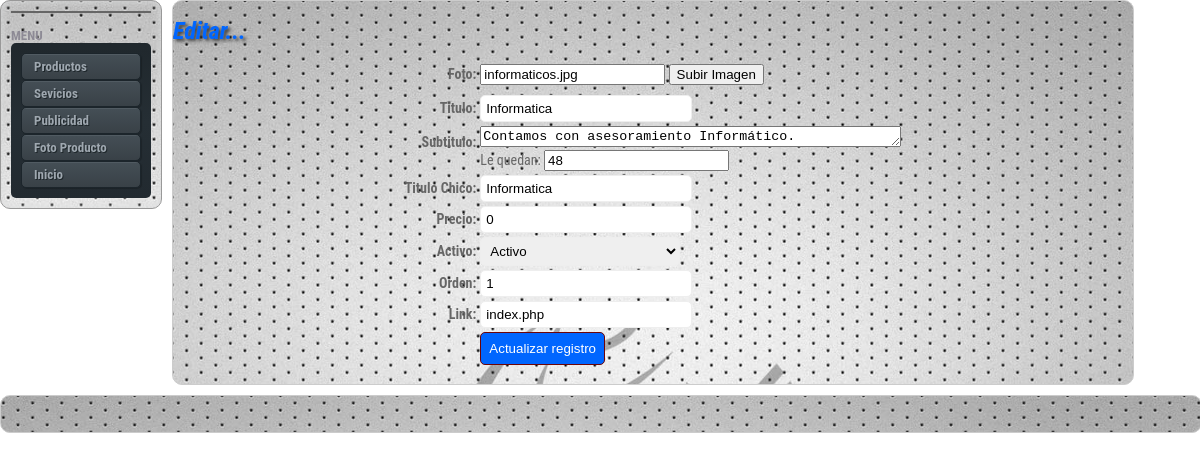
/admin/publicidad-edit.php?publi=2, run on the app's committed database.
### tables this page shows
CREATE TABLE `slider` (
  `idSlider` int(11) NOT NULL AUTO_INCREMENT,
  `Foto` varchar(50) DEFAULT NULL,
  `Titulo` varchar(25) DEFAULT NULL,
  `Subtitulo` varchar(48) DEFAULT NULL,
  `Menu` varchar(50) DEFAULT NULL,
  `Activo` int(11) DEFAULT NULL,
  `Orden` int(11) DEFAULT NULL,
  `Link` varchar(50) DEFAULT NULL,
  `Precio` varchar(20) DEFAULT NULL,
  PRIMARY KEY (`idSlider`)
);

### admin/publicidad-edit.php (the view, shortened to what this page needs)
<?php require_once('../Connections/conexion.php'); ?>
<?php
$publi = "0";
if (isset($_GET["publi"])) {
  $publi = $_GET["publi"];
}
$query_editarPubl = "SELECT * FROM slider WHERE idSlider='$publi'";
$editarPubl = mysql_query($query_editarPubl, $conexion) or die(mysql_error());
$row_editarPubl = mysql_fetch_assoc($editarPubl);
$Action = $_SERVER['PHP_SELF'];
if (isset($_SERVER['QUERY_STRING'])) {
  $Action .= "?" . htmlentities($_SERVER['QUERY_STRING']);
}
?>
<!doctype html>
<html>
<head>
<link href="../css/principaladmin.css" rel="stylesheet" type="text/css">
</head>
<body>
<div class="container">
  <div class="sidebar1">
    <ul class="nav">
      <li></li>
    </ul>
    <?php include("../includes/includeadmin.php");
?>
    </div>
  <div class="content">
    <h1><em>Editar...</em></h1>
      <form action="<?php echo $Action; ?>" method="post" name="form1" id="form1">
        <table width="360" height="61" align="center">
            <tr valign="baseline">
              <td width="81" height="27" align="right" nowrap="nowrap"><strong>Foto:</strong></td>
              <td width="300" align="left"><input type="text" name="Foto" value="<?php echo $row_editarPubl["Foto"]; ?>" size="20" />
              <input name="button2" type="button" class="botonimagen" id="button2" onclick="javascript:subirimagen('Foto');" value="Subir Imagen"/></td>
            </tr>
              <tr valign="baseline">
              <td width="81" height="27" align="right" nowrap="nowrap"><strong>Titulo:</strong></td>
              <td width="300" align="left"><input type="text" name="Titulo" value="<?php echo $row_editarPubl["Titulo"]; ?>" class="campo" size="20" /></td>
            </tr>
              <tr valign="baseline">
              <td width="81" height="27" align="right" nowrap="nowrap"><strong>Subtitulo:</strong></td>
                     <td><textarea name="Subtitulo" cols="50" onkeyup="Delimitar(this.form)" rows="1"><?php echo htmlentities($row_editarPubl['Subtitulo'], ENT_COMPAT, 'iso-8859-1'); ?></textarea>
<br/>
           Le quedan: <input type="text" name="quedan" value="48" maxlength="3">
       </td>
            </tr>
                <tr valign="baseline">
              <td width="81" height="27" align="right" nowrap="nowrap"><strong>Titulo Chico:</strong></td>
              <td width="300" align="left"><input type="text" name="Menu" value="<?php echo $row_editarPubl["Menu"]; ?>" class="campo" size="20" /></td>
            </tr>
              <tr valign="baseline">
              <td width="81" height="27" align="right" nowrap="nowrap"><strong>Precio:</strong></td>
              <td width="300" align="left"><input type="text" name="Precio" value="<?php echo $row_editarPubl["Precio"]; ?>" class="campo" size="20" /></td>
            </tr>
              <tr valign="baseline">
              <td width="81" height="27" align="right" nowrap="nowrap"><strong>Activo:</strong></td>
              <td><select name="Activo" class="campo">
               <option value="1" <?php if (!(strcmp(1, htmlentities($row_editarPubl['Activo'], ENT_COMPAT, 'utf-8')))) {echo "selected=\"selected\"";} ?>>Activo</option>
                     </select>
                    </td>
                      </tr>
              <tr valign="baseline">
              <td width="81" height="27" align="right" nowrap="nowrap"><strong>Orden:</strong></td>
              <td width="300" align="left"><input type="text" name="Orden" value="<?php echo $row_editarPubl["Orden"]; ?>" class="campo" size="20" /></td>
            </tr>
              <tr valign="baseline">
              <td width="81" height="27" align="right" nowrap="nowrap"><strong>Link:</strong></td>
              <td width="300" align="left"><input type="text" name="Link" value="<?php echo $row_editarPubl["Link"]; ?>" class="campo" size="20" /></td>
            </tr>
            <tr valign="baseline">
              <td height="26" align="right" nowrap="nowrap">&nbsp;</td>
              <td><input type="submit" class="boton" name="editar" value="Actualizar registro" /></td>
            </tr>
          </table>
    </form>
 <p>&nbsp;</p>
 </div>
  <div class="footer">
    <p>&nbsp;</p>
    </div>
  </div>
</body>
</html>

### css/principaladmin.css (style rules this page uses)
body { margin: 0; padding: 0; color: #333; background-repeat: no-repeat; background-position: center center; font-family:'Roboto Condensed', sans-serif; font-size: 14px; line-height: normal; background-color: #FFF; }
ul, ol, dl { padding: 0; margin: 0; }
h3, h4, h5, h6, { margin-top: 0; padding-right: 15px; padding-left: 0px; font-size: 13px; }
p { margin: 0px; padding: 0px; }
h1 { font-size: 24px; color: #06F; border-top-width: 1px; border-right-width: 1px; border-bottom-width: 1px; border-left-width: 1px; border-top-style: none; border-right-style: none; border-bottom-style: none; border-left-style: none; text-shadow: 0.1em 0.1em 0.15em #333; }
.container { width: 100%; background-color: #FFF; margin-top: 0; margin-right: auto; margin-bottom: 0; margin-left: auto; }
.sidebar1 { float: left; background-color: #FFF; border: 1px solid #999999; width: 140px; -moz-border-radius: 10px; -webkit-border-radius: 10px; box-shadow: inset 0 0 8px #dcddde; -moz-box-shadow: inset 0 0 8px #dcddde; -webkit-box-shadow: inset 0 0 8px #dcddde; background-image: url(../images/fondo.jpg); background-repeat: repeat-x; background-position: center top; margin-right: 10px; padding: 10px; font-size: 13px; color: #8D8A95; right: 10px; }
.content { width: 780px; float: left; background-color: #FFF; border: 1px solid #CCCCCC; width: 80%; -moz-border-radius: 10px; -webkit-border-radius: 10px; background-image: url(../images/fondo.jpg); background-repeat: repeat-x; background-position: center top; color: #666; margin: 0px; padding: 0px; clip: rect(auto,100px,auto,auto); }
ul.nav { list-style: none; border-top: 1px solid #666; margin-bottom: 15px; }
ul.nav li { border-bottom: 1px solid #666; }
.footer { position: relative; clear: both; background-color: #FFF; border: 1px solid #CCCCCC; width: 100%; -moz-border-radius: 10px; -webkit-border-radius: 10px; background-image: url(../images/fondo.jpg); background-repeat: repeat-x; background-position: center top; padding-top: 10px; padding-right: 0; padding-bottom: 10px; padding-left: 0; top: 10px; }
.boton { background-color: #0066FF; border: 1px solid #6D0306; color: #fff; text-align: center; border-radius: 5px; -moz-border-radius: 5px; -webkit-border-radius: 5px; padding: 8px; min-width: 110px; }
.campo { border-radius: 5px; -moz-border-radius: 5px; -webkit-border-radius: 5px; padding: 5px; width: 200px; border: 1px solid #EEE; }

### data on the page
slider: Foto "informaticos.jpg", Titulo "Informatica", Subtitulo "Contamos con asesoramiento Informático.", Menu "Informatica", Precio "0", Activo "Activo", Orden "1", Link "index.php"
